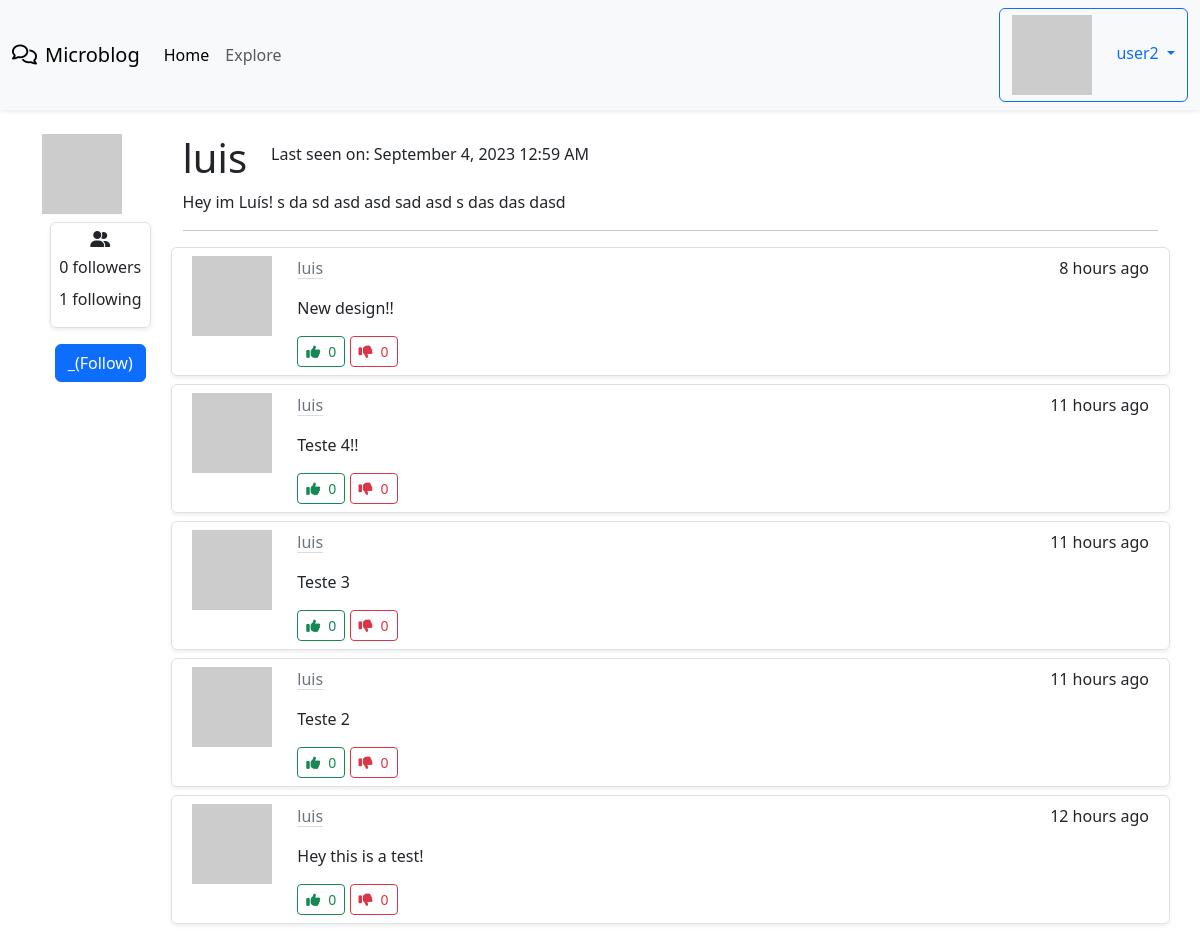
The page /user/luis (signed in) on the database as committed earlier.
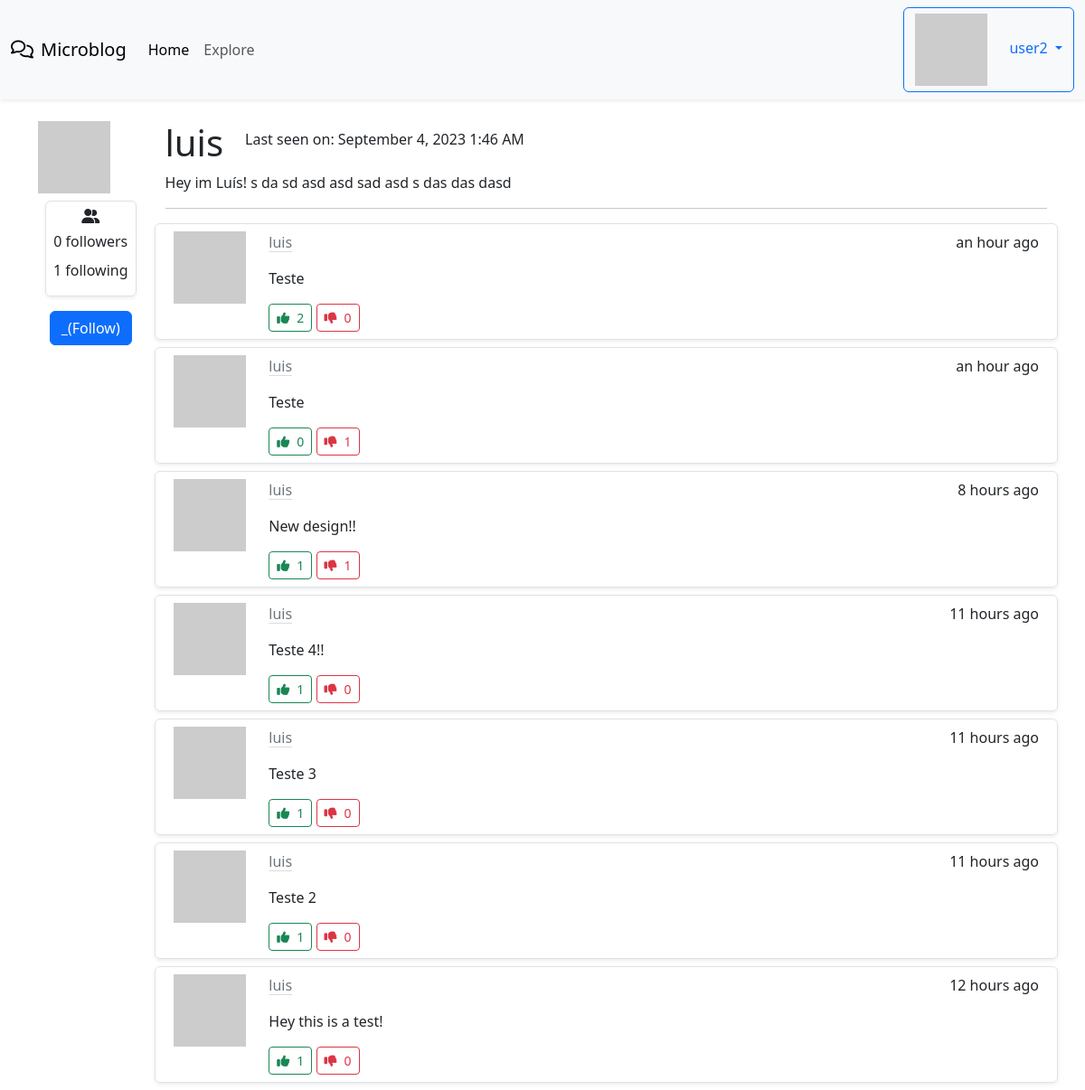
The same page on the database as committed later.
### app/models.py (models this page shows, shortened)
class User(UserMixin, db.Model):
    id = db.Column(db.Integer, primary_key = True)
    username = db.Column(db.String(64), index = True, unique = True)
    email = db.Column(db.String(120), index = True, unique = True)
    password_hash = db.Column(db.String(128))
    posts = db.relationship('Post', backref='author', lazy='dynamic')
    about_me = db.Column(db.String(140))
    last_seen = db.Column(db.DateTime, default=datetime.utcnow)
    followed = db.relationship(
        'User', secondary=followers,
        primaryjoin=(followers.c.follower_id == id),
        secondaryjoin=(followers.c.followed_id == id),
        backref=db.backref('followers', lazy='dynamic'), lazy='dynamic'
    )
    upvotes = db.relationship('Upvote', backref='user', lazy='dynamic')
    downvotes = db.relationship('Downvote', backref='user', lazy='dynamic')
    def avatar(self, size):
        digest = md5(self.email.lower().encode('utf-8')).hexdigest()
        return 'https://www.gravatar.com/avatar/{}?d=identicon&s={}'.format(digest, size)
    def is_following(self, user):
        return self.followed.filter(
            followers.c.followed_id == user.id
        ).count() > 0

class Post(db.Model):
    id = db.Column(db.Integer, primary_key=True)
    body = db.Column(db.String(140))
    timestamp = db.Column(db.DateTime, index=True, default=datetime.utcnow)
    user_id = db.Column(db.Integer, db.ForeignKey('user.id'))
    language = db.Column(db.String(5))
    upvotes = db.relationship('Upvote', backref='post', lazy='dynamic')
    downvotes = db.relationship('Downvote', backref='post', lazy='dynamic')

### app/main/routes.py (the view)
@bp.route('/user/<username>')
@login_required
def user(username):
    user = User.query.filter_by(username=username).first_or_404()
    page = request.args.get('page', 1, type=int)
    posts = user.posts.order_by(Post.timestamp.desc()).paginate(
        page=page, per_page=current_app.config['POSTS_PER_PAGE'], error_out=False
    )
    next_url = url_for('main.user', page=posts.next_num) if posts.has_next else None
    prev_url = url_for('main.user', page=posts.prev_num) if posts.has_prev else None
    form = EmptyForm()
    return render_template('user.html', user=user, posts = posts.items, form=form, next_url=next_url, prev_url=prev_url )

### app/main/forms.py
class EmptyForm(FlaskForm):
    submit = SubmitField(_l('Submit'))

### app/__init__.py (called while the page is built)
def get_locale():
    return request.accept_languages.best_match(current_app.config['LANGUAGES'])

### app/main/routes.py (called while the page is built)
@bp.before_request
def before_request():
    if current_user.is_authenticated:
        current_user.last_seen = datetime.utcnow()
        db.session.commit()
    g.locale = str(get_locale())

### app/models.py (called while the page is built)
@login.user_loader
def load_user(id):
    return User.query.get(int(id))

### app/templates/user.html (shortened to what this page needs)
{% extends "base.html" %}
{% from 'bootstrap5/form.html' import render_field %}
{% block content %}
<div class="container mt-4">
  <div class="d-flex flex-row">
    <div class="me-4">
      <img src="{{ user.avatar(128) }}" />
      <div class="border rounded shadow-sm p-2 m-2 d-flex flex-column align-items-center">
        <i class="fa-solid fa-user-group mb-2"></i>
        <p class="mb-2">{{ _('%(count)d followers', count=user.followers.count()) }}</p>
        <p class="mb-2">{{ _('%(count)d following', count=user.followed.count()) }}</p>
      </div>
      {% if not current_user.is_following(user) and user != current_user %}
      <div>
        <p>
          <form action="{{ url_for('main.follow', username=user.username) }}" method="post">
              <div class="d-flex justify-content-center">
                {{ form.submit(value='_(Follow)', class='btn btn-primary') }}
              </div>
            </form>
        </p>
      </div>
      {% endif %}
    </div>
    <div class="col">
      <div class="d-flex flex-row align-items-center">
        <h1>{{ user.username }}</h1>
        {% if user.last_seen %}
          <p class="ms-4">{{ _('Last seen on') }}: {{ moment(user.last_seen).format('LLL') }}</p>
        {% endif %}
      </div>
      <div>
      {% if user.about_me %}
        <p>{{ user.about_me }}</p>
      {% endif %}
      </div>
      <div>
        <hr/>
        {% for post in posts %}
          {% include "_post.html" %}
        {% endfor %}
      </div>
    </div>
  </div>
</div>
{% endblock %}

### app/templates/base.html (shortened to what this page needs)
<!doctype html>
<html lang="en">
    <head>
        {% block head %}
        {% block styles %}
            {{ bootstrap.load_css() }}
        {% endblock %}
        {% endblock %}
    </head>
    <body>
      <nav class="navbar navbar-expand-lg bg-body-tertiary shadow-sm">
        <div class="container-fluid">
          <a class="navbar-brand" href="{{ url_for('main.index') }}"><i class="fa-regular fa-comments me-2"></i>Microblog</a>
          <div class="collapse navbar-collapse" id="navbarNav">
            <ul class="navbar-nav">
              <li class="nav-item">
                <a class="nav-link active" aria-current="page" href="{{ url_for('main.index') }}">{{_('Home')}}</a>
              </li>
              <li class="nav-item">
                <a class="nav-link" href="{{ url_for('main.explore') }}">{{_('Explore')}}</a>
              </li>
            </ul>
            <ul class="navbar-nav ms-auto">
              {% if current_user.is_anonymous %}
              <li class="nav-item">
                  <a class="btn btn-primary" href="{{ url_for('auth.login') }}">{{_('Login')}}</a>
              </li>
              {% else %}
              <li class="nav-item dropdown">
                <a class="dropdown-toggle btn btn-outline-primary" href="#" role="button" data-bs-toggle="dropdown" aria-expanded="false">
                  <img class="me-4" src="{{ current_user.avatar(36) }}" />{{ current_user.username }}
                </a>
              </li>
              {% endif %}
          </ul>
          </div>
        </div>
      </nav>
      {% block content %}{% endblock %}
  </body>
</html>

### app/templates/_post.html
<div class="row border rounded shadow-sm my-2 p-2">
  <div class="col-1 d-flex align-items-center">
    <img src="{{ post.author.avatar(64) }}" class="align-self-start mr-3" alt="{{ post.author.username }} Avatar">
  </div>
  <div class="col ms-4">
    <div class="d-flex flex-row justify-content-between">
      <a class="link-secondary link-offset-2 link-underline-opacity-25 link-underline-opacity-100-hover" href="{{ url_for('main.user', username=post.author.username) }}">{{ post.author.username }}</a>
      <p>{{ moment(post.timestamp).fromNow() }}</p>
    </div>
    <p>{{ post.body }}</p>
    <form action="/upvote_post/{{post.id}}" method="POST" class="d-inline">
      <button type="submit" class="btn btn-outline-success btn-sm">
        <i class="fa-solid fa-thumbs-up me-2"></i>{{ post.upvotes.count() }}
      </button>
    </form>
    <form action="/downvote_post/{{post.id}}" method="POST" class="d-inline">
      <button type="submit" class="btn btn-outline-danger btn-sm">
        <i class="fa-solid fa-thumbs-down me-2"></i>{{ post.downvotes.count() }}
      </button>
    </form>
  </div>
</div>

Rows that differ between the two databases and show on the page:
changed User "luis": last_seen "September 4, 2023 12:59 AM" → "September 4, 2023 1:46 AM"
added Post: author.username "luis", timestamp "an hour ago", body "Teste", upvotes.count "2", downvotes.count "0"
added Post: author.username "luis", timestamp "an hour ago", body "Teste", upvotes.count "0", downvotes.count "1"
computed for Post "8 hours ago": upvotes.count "0" → "1"; downvotes.count "0" → "1"
computed for Post "Teste 4!!": upvotes.count "0" → "1"
computed for Post "Teste 3": upvotes.count "0" → "1"
computed for Post "Teste 2": upvotes.count "0" → "1"
computed for Post "12 hours ago": upvotes.count "0" → "1"
